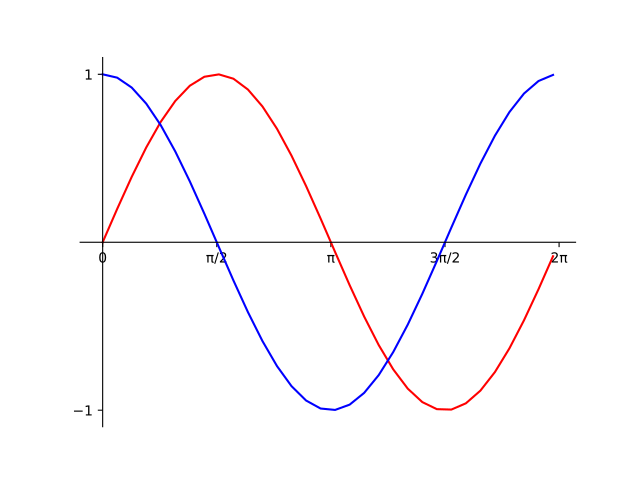

The Python source for this figure:
"""
Author: Siddarth Aadi Venkatesh Kumar, venkat77@purdue.edu
Assignment: 10.4 - Sin Cos
Date: 12/1/2021

Description:
    Graph sine and cosine functions on chart.

Contributors:
    Name, login@purdue.edu [repeat for each]

My contributor(s) helped me:
    [ ] understand the assignment expectations without
        telling me how they will approach it.
    [ ] understand different ways to think about a solution
        without helping me plan my solution.
    [ ] think through the meaning of a specific error or
        bug present in my code without looking at my code.
    Note that if you helped somebody else with their code, you
    have to list that person as a contributor.

Academic Integrity Statement:
    I have not used source code obtained from any unauthorized
    source, either modified or unmodified; nor have I provided
    another student access to my code.  The project I am
    submitting is my own original work.
"""

import numpy
import matplotlib.pyplot as plt

def main():
    x = numpy.arange(0,2*numpy.pi,0.2)   # start,stop,step
    y1 = numpy.sin(x)
    y2 = numpy.cos(x)

    # This line of code initiates the subplots
    fig, ax = plt.subplots()
    # creates the line plot

    ax.plot(x,y1, color = 'r')
    ax.plot(x,y2, color = 'b')
    # chart labels
    ax.set_xticks([0.5*numpy.pi,numpy.pi,1.5*numpy.pi,2*numpy.pi])
    ax.set_xticklabels(['$\\pi/2$', '$\\pi$', '$3\\pi/2$', '$2\\pi$'])
    ax.set_yticks([-1,1])

    for spine in ['top','right']:
        ax.spines[spine].set_visible(False)
    for spine in ['bottom', 'left']:
        ax.spines[spine].set_position('zero')

#    ax.set_ylim(0,1000)
#    ax.set_yticks([0,200,400,600,800,1000])

    #ax.set_xticklabels(['2020-03','2020-05','2020-07','2020-09','2020-11','2021-01','2021-03','2021-05','2021-07','2021-09','2021-11'])

    # prints the chart
    plt.show()


if __name__ == '__main__':
    main()
